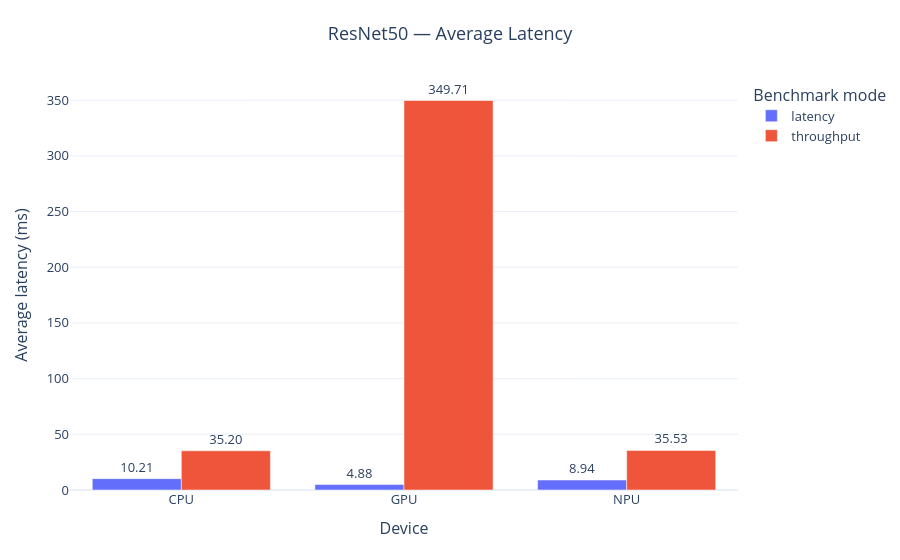
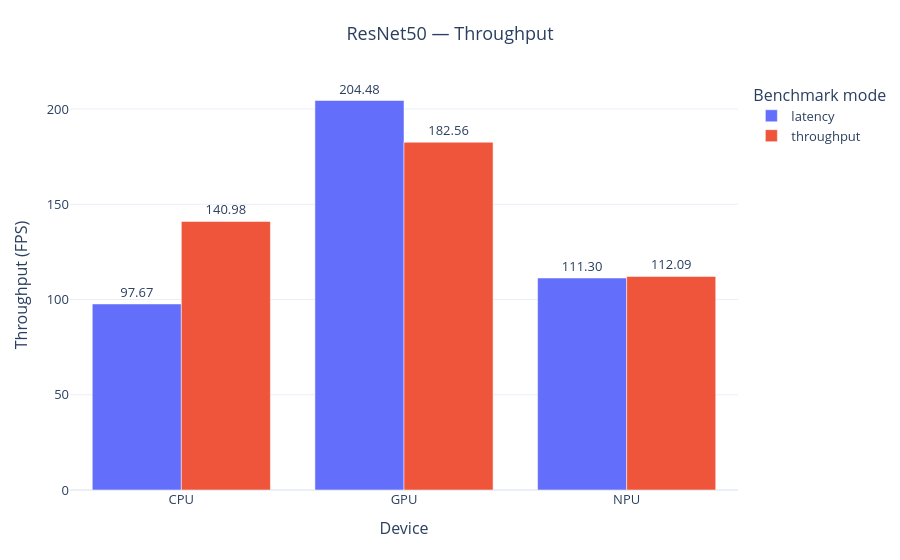

Write notebook code for charts like these, in order.
### Markdown cell above
## Performance plots

### Code cell
plots = create_benchmark_plots(final_df)

plots["latency"].show()
plots["throughput"].show()

### Figure 1 — Plotly figure (JSON) as saved in the notebook; plotly's stock layout.template omitted (floating-point values rounded to 4 significant figures)
{"data": [{"alignmentgroup": "True", "hovertemplate": "Benchmark mode=latency<br>Device=%{x}<br>Average latency (ms)=%{text}<extra></extra>", "legendgroup": "latency", "marker": {"color": "#636efa", "pattern": {"shape": ""}}, "name": "latency", "offsetgroup": "latency", "orientation": "v", "showlegend": true, "text": [10.21, 4.88, 8.94], "textposition": "outside", "texttemplate": "%{text:.2f}", "type": "bar", "x": ["CPU", "GPU", "NPU"], "xaxis": "x", "y": [10.21, 4.88, 8.94], "yaxis": "y"}, {"alignmentgroup": "True", "hovertemplate": "Benchmark mode=throughput<br>Device=%{x}<br>Average latency (ms)=%{text}<extra></extra>", "legendgroup": "throughput", "marker": {"color": "#EF553B", "pattern": {"shape": ""}}, "name": "throughput", "offsetgroup": "throughput", "orientation": "v", "showlegend": true, "text": [35.2, 349.7, 35.53], "textposition": "outside", "texttemplate": "%{text:.2f}", "type": "bar", "x": ["CPU", "GPU", "NPU"], "xaxis": "x", "y": [35.2, 349.7, 35.53], "yaxis": "y"}], "layout": {"barmode": "group", "font": {"size": 13}, "hovermode": "x unified", "legend": {"title": {"text": "Benchmark mode"}, "tracegroupgap": 0}, "margin": {"b": 70, "l": 70, "r": 30, "t": 80}, "title": {"text": "ResNet50 — Average Latency", "x": 0.5, "xanchor": "center"}, "xaxis": {"anchor": "y", "categoryarray": ["CPU", "GPU", "NPU"], "categoryorder": "array", "domain": [0, 1], "title": {"text": "Device"}}, "yaxis": {"anchor": "x", "domain": [0, 1], "title": {"text": "Average latency (ms)"}}}}

### Figure 2 — Plotly figure (JSON) as saved in the notebook; plotly's stock layout.template omitted (floating-point values rounded to 4 significant figures)
{"data": [{"alignmentgroup": "True", "hovertemplate": "Benchmark mode=latency<br>Device=%{x}<br>Throughput (FPS)=%{text}<extra></extra>", "legendgroup": "latency", "marker": {"color": "#636efa", "pattern": {"shape": ""}}, "name": "latency", "offsetgroup": "latency", "orientation": "v", "showlegend": true, "text": [97.67, 204.5, 111.3], "textposition": "outside", "texttemplate": "%{text:.2f}", "type": "bar", "x": ["CPU", "GPU", "NPU"], "xaxis": "x", "y": [97.67, 204.5, 111.3], "yaxis": "y"}, {"alignmentgroup": "True", "hovertemplate": "Benchmark mode=throughput<br>Device=%{x}<br>Throughput (FPS)=%{text}<extra></extra>", "legendgroup": "throughput", "marker": {"color": "#EF553B", "pattern": {"shape": ""}}, "name": "throughput", "offsetgroup": "throughput", "orientation": "v", "showlegend": true, "text": [141.0, 182.6, 112.1], "textposition": "outside", "texttemplate": "%{text:.2f}", "type": "bar", "x": ["CPU", "GPU", "NPU"], "xaxis": "x", "y": [141.0, 182.6, 112.1], "yaxis": "y"}], "layout": {"barmode": "group", "font": {"size": 13}, "hovermode": "x unified", "legend": {"title": {"text": "Benchmark mode"}, "tracegroupgap": 0}, "margin": {"b": 70, "l": 70, "r": 30, "t": 80}, "title": {"text": "ResNet50 — Throughput", "x": 0.5, "xanchor": "center"}, "xaxis": {"anchor": "y", "categoryarray": ["CPU", "GPU", "NPU"], "categoryorder": "array", "domain": [0, 1], "title": {"text": "Device"}}, "yaxis": {"anchor": "x", "domain": [0, 1], "title": {"text": "Throughput (FPS)"}}}}
